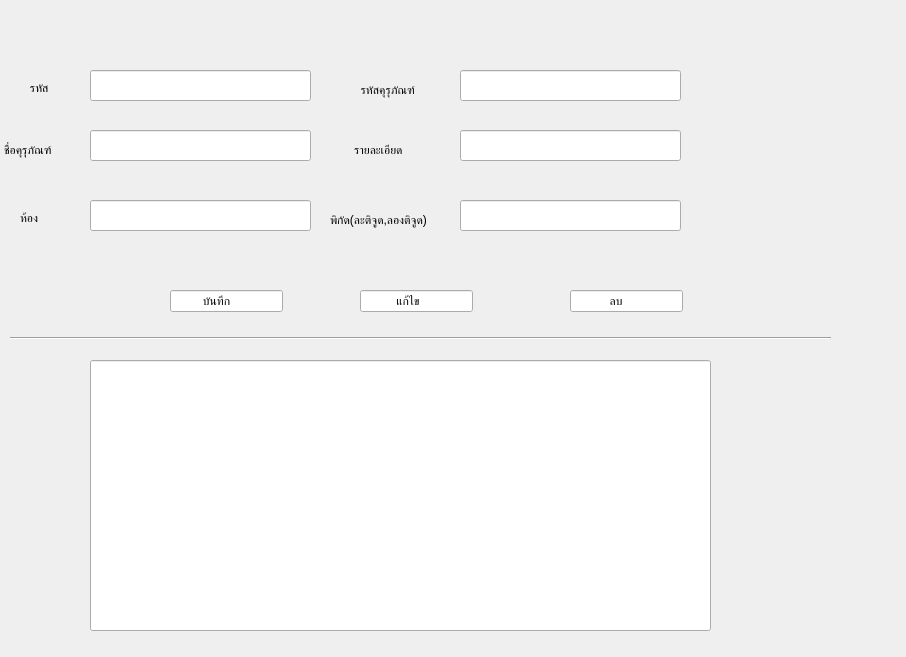
<?xml version="1.0" encoding="UTF-8"?>
<ui version="4.0">
 <class>Dialog</class>
 <widget class="QDialog" name="Dialog">
  <property name="geometry">
   <rect>
    <x>0</x>
    <y>0</y>
    <width>906</width>
    <height>657</height>
   </rect>
  </property>
  <property name="windowTitle">
   <string>Dialog</string>
  </property>
  <widget class="QLineEdit" name="lineEdit">
   <property name="geometry">
    <rect>
     <x>460</x>
     <y>70</y>
     <width>221</width>
     <height>31</height>
    </rect>
   </property>
  </widget>
  <widget class="QLineEdit" name="lineEdit_2">
   <property name="geometry">
    <rect>
     <x>90</x>
     <y>130</y>
     <width>221</width>
     <height>31</height>
    </rect>
   </property>
  </widget>
  <widget class="QLineEdit" name="lineEdit_3">
   <property name="geometry">
    <rect>
     <x>460</x>
     <y>200</y>
     <width>221</width>
     <height>31</height>
    </rect>
   </property>
  </widget>
  <widget class="QLineEdit" name="lineEdit_4">
   <property name="geometry">
    <rect>
     <x>460</x>
     <y>130</y>
     <width>221</width>
     <height>31</height>
    </rect>
   </property>
  </widget>
  <widget class="QLineEdit" name="lineEdit_5">
   <property name="geometry">
    <rect>
     <x>90</x>
     <y>70</y>
     <width>221</width>
     <height>31</height>
    </rect>
   </property>
  </widget>
  <widget class="QLineEdit" name="lineEdit_6">
   <property name="geometry">
    <rect>
     <x>90</x>
     <y>200</y>
     <width>221</width>
     <height>31</height>
    </rect>
   </property>
  </widget>
  <widget class="QLineEdit" name="lineEdit_7">
   <property name="geometry">
    <rect>
     <x>90</x>
     <y>360</y>
     <width>621</width>
     <height>271</height>
    </rect>
   </property>
  </widget>
  <widget class="Line" name="line">
   <property name="geometry">
    <rect>
     <x>10</x>
     <y>330</y>
     <width>821</width>
     <height>16</height>
    </rect>
   </property>
   <property name="orientation">
    <enum>Qt::Horizontal</enum>
   </property>
  </widget>
  <widget class="QLabel" name="label">
   <property name="geometry">
    <rect>
     <x>20</x>
     <y>80</y>
     <width>55</width>
     <height>16</height>
    </rect>
   </property>
   <property name="text">
    <string>   รหัส</string>
   </property>
  </widget>
  <widget class="QLabel" name="label_2">
   <property name="geometry">
    <rect>
     <x>344</x>
     <y>80</y>
     <width>101</width>
     <height>20</height>
    </rect>
   </property>
   <property name="text">
    <string>     รหัสคุรุภัณฑ์</string>
   </property>
  </widget>
  <widget class="QLabel" name="label_3">
   <property name="geometry">
    <rect>
     <x>4</x>
     <y>140</y>
     <width>71</width>
     <height>20</height>
    </rect>
   </property>
   <property name="text">
    <string>ชื่อคุรุภัณฑ์</string>
   </property>
  </widget>
  <widget class="QLabel" name="label_4">
   <property name="geometry">
    <rect>
     <x>354</x>
     <y>140</y>
     <width>91</width>
     <height>20</height>
    </rect>
   </property>
   <property name="text">
    <string>รายละเอียด</string>
   </property>
  </widget>
  <widget class="QLabel" name="label_5">
   <property name="geometry">
    <rect>
     <x>20</x>
     <y>210</y>
     <width>55</width>
     <height>16</height>
    </rect>
   </property>
   <property name="text">
    <string>ห้อง</string>
   </property>
  </widget>
  <widget class="QLabel" name="label_6">
   <property name="geometry">
    <rect>
     <x>330</x>
     <y>210</y>
     <width>131</width>
     <height>20</height>
    </rect>
   </property>
   <property name="text">
    <string>พิกัด(ละติจูด,ลองติจูด)</string>
   </property>
  </widget>
  <widget class="QLineEdit" name="lineEdit_8">
   <property name="geometry">
    <rect>
     <x>170</x>
     <y>290</y>
     <width>113</width>
     <height>22</height>
    </rect>
   </property>
   <property name="text">
    <string>         บันทึก</string>
   </property>
  </widget>
  <widget class="QLineEdit" name="lineEdit_9">
   <property name="geometry">
    <rect>
     <x>360</x>
     <y>290</y>
     <width>113</width>
     <height>22</height>
    </rect>
   </property>
   <property name="text">
    <string>          แก้ไข</string>
   </property>
  </widget>
  <widget class="QLineEdit" name="lineEdit_10">
   <property name="geometry">
    <rect>
     <x>570</x>
     <y>290</y>
     <width>113</width>
     <height>22</height>
    </rect>
   </property>
   <property name="text">
    <string>           ลบ</string>
   </property>
  </widget>
 </widget>
 <resources/>
 <connections/>
</ui>
